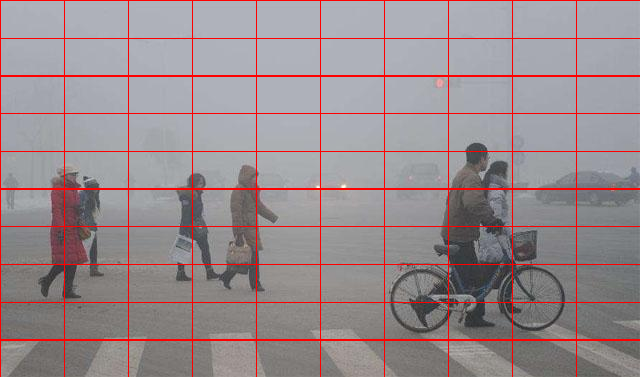
#> input picture slider.png, 640 x 377 px, given as the content of the folder ./images, which was not available
$ jupyter execute --allow-errors all-code.ipynb   (text cells are left out)
#> lines starting #> are read from the running program, lines starting #| are printed output that depends on the picture; pictures that were not available may be replaced by others from this repository, and a replacement may not be noted
#> in gray, img is the input picture: shape (377, 640, 3); mean B, G, R 143, 139.6, 152
[cell 1]
import cv2
import os
import math
import numpy as np
import matplotlib.pyplot as plt

[cell 2]
def DarkChannel(im,sz):
#> called with sz = 15
    b,g,r = cv2.split(im)
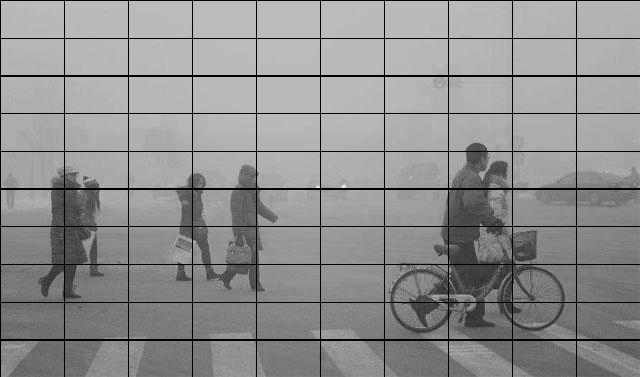
#> b: shape (377, 640) float64; min 0, max 0.957, mean 0.561
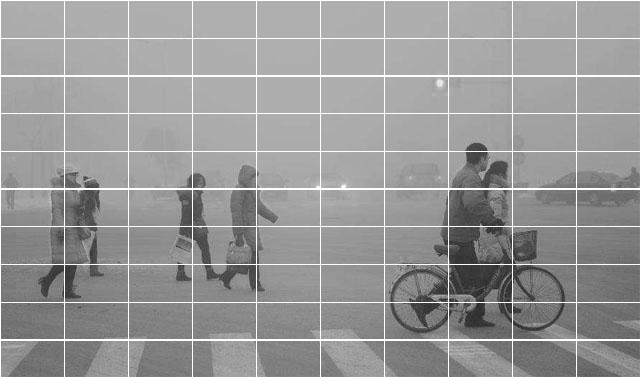
#> r: shape (377, 640) float64; min 0.125, max 1, mean 0.596
    dc = cv2.min(cv2.min(r,g),b)
    #b,g,r = cv2.split(im) #分离图像的三个通道,注意通道的顺序是BGR:
    #dc = cv2.min(cv2.min(r,g),b);
    # 把rgb中最小的拿出来组成一个图像
    kernel = cv2.getStructuringElement(cv2.MORPH_RECT,(sz,sz))
    #返回指定形状和尺寸的结构元素，MORPH_RECT矩形,腐蚀操作时所采用的结构类型
    dark = cv2.erode(dc,kernel)
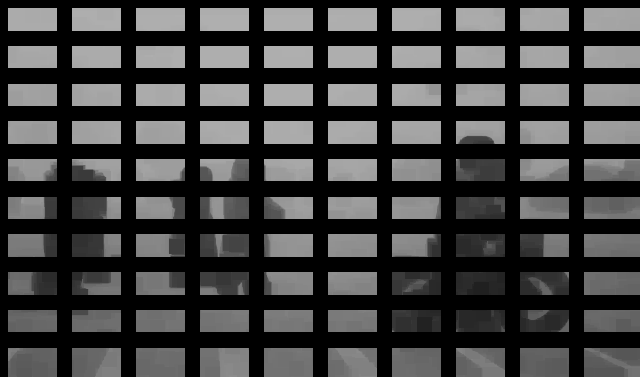
#> dark: shape (377, 640) float64; min 0, max 0.686, mean 0.242
    # 存在一个kernel，比如(3, 3)，在图像中不断的平移，在这个9方框中，哪一种颜色所占的比重大，
    # 9个方格中将都是这种颜色
    return dark

[cell 3]
def gray(file_pathname):
    for filename in os.listdir(file_pathname):
        #print(filename)
        #fn = file_pathname+'/'+filename
        if filename.startswith('.') and os.path.isfile(os.path.join(file_pathname, filename)):
            os.listdir(file_pathname).remove(filename)
        else:
            img = cv2.imread(file_pathname+'/'+filename)
            I = img.astype('float64')/255
            gray = DarkChannel(I,15)
        #gray = cv2.cvtColor(img,cv2.COLOR_BGR2GRAY)
            cv2.imwrite('./gray'+'/'+filename,gray*255)
gray("./images")
